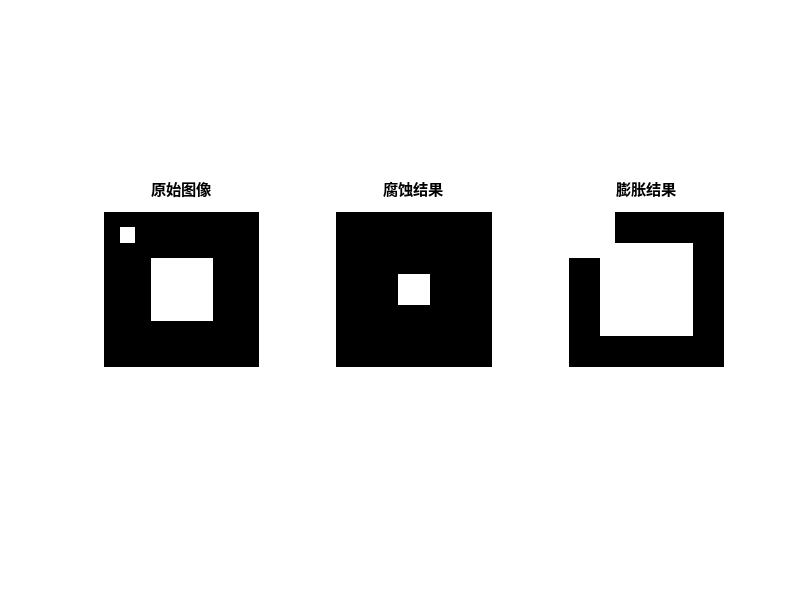

Reproduce this figure in MATLAB.
% 1. 创建一个简单的二值图像 (或读取现有图像)
A = zeros(10, 10);
A(4:7, 4:7) = 1; % 在中间创建一个 4x4 的正方形目标
A(2, 2) = 1;     % 添加一个孤立的噪点

disp('原始图像 A:');
disp(A);

% 2. 定义结构元素 (3x3 的方形结构元素)
se = strel('square', 3);

% 3. 进行腐蚀操作
eroded_A = imerode(A, se);
disp('腐蚀后的图像 eroded_A (孤立点消失，正方形变小):');
disp(eroded_A);

% 4. 进行膨胀操作
dilated_A = imdilate(A, se);
disp('膨胀后的图像 dilated_A (正方形变大，孤立点扩展):');
disp(dilated_A);

% ==================== 可视化 ====================
figure;
subplot(1, 3, 1), imshow(A, 'InitialMagnification', 'fit'), title('原始图像');
subplot(1, 3, 2), imshow(eroded_A, 'InitialMagnification', 'fit'), title('腐蚀结果');
subplot(1, 3, 3), imshow(dilated_A, 'InitialMagnification', 'fit'), title('膨胀结果');
